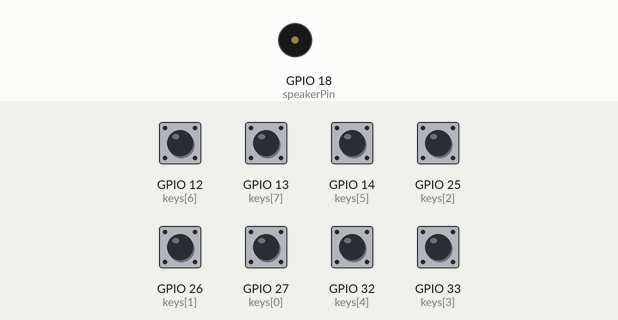
This sketch was run on a simulated ESP32. Shown: buzzer (waves = sounding). The test bench sets the inputs (shaded band); at power-on: GPIO 12 (keys[6]), GPIO 13 (keys[7]), GPIO 14 (keys[5]), GPIO 25 (keys[2]), GPIO 26 (keys[1]), GPIO 27 (keys[0]), GPIO 32 (keys[4]), GPIO 33 (keys[3]) LOW.

Above: at 1.2 s.
1.3 s: GPIO 12 (keys[6]) pulled HIGH for 0.15 s
At 1.37 s:
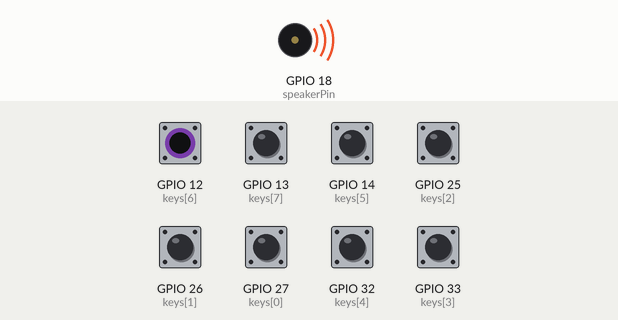
Timing chart, 0 to 4.3 s (numbered marks = the images above; inputs shaded):
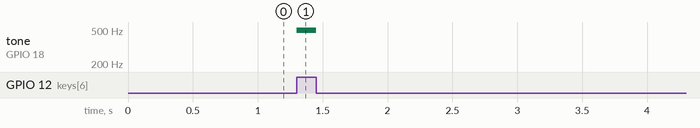

Measured:
- after the input at 1.3 s, tone on GPIO 18 (speakerPin): silent → 494 Hz at once, → silent 0.15 s later

The sketch:

ESP32_Touch_Piano.ino
```cpp
const int keys[8] = {27,26,25,33,32,14,12,13};
const int notes[8] = {262,294,330,349,392,440,494,523};

const int speakerPin = 18;
const int channel = 0;
const int resolution = 8;

void setup() {

  for (int i = 0; i < 8; i++) {
    pinMode(keys[i], INPUT);
  }

  ledcAttach(speakerPin, 2000, resolution);   // new syntax
}

void loop() {
  bool playing = false;

  for (int i = 0; i < 8; i++) {
    if (digitalRead(keys[i]) == HIGH) {
      ledcWriteTone(speakerPin, notes[i]);   // new syntax
      playing = true;
      break;
    }
  }

  if (!playing) {
    ledcWriteTone(speakerPin, 0);
  }
}
```
